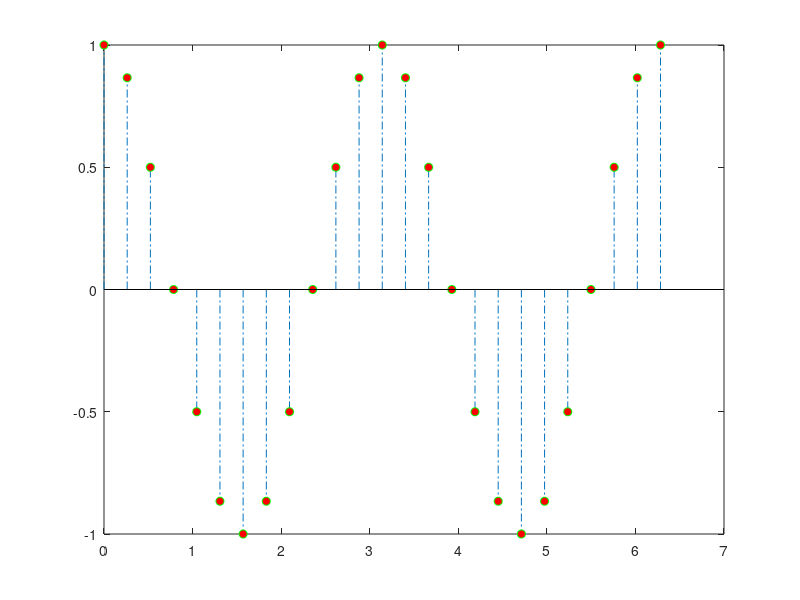

Write MATLAB code to recreate this figure.
figure
X = linspace(0,2*pi,25)';
Y = (cos(2*X));
stem(X,Y,'LineStyle','-.',...
     'MarkerFaceColor','red',...
     'MarkerEdgeColor','green');
